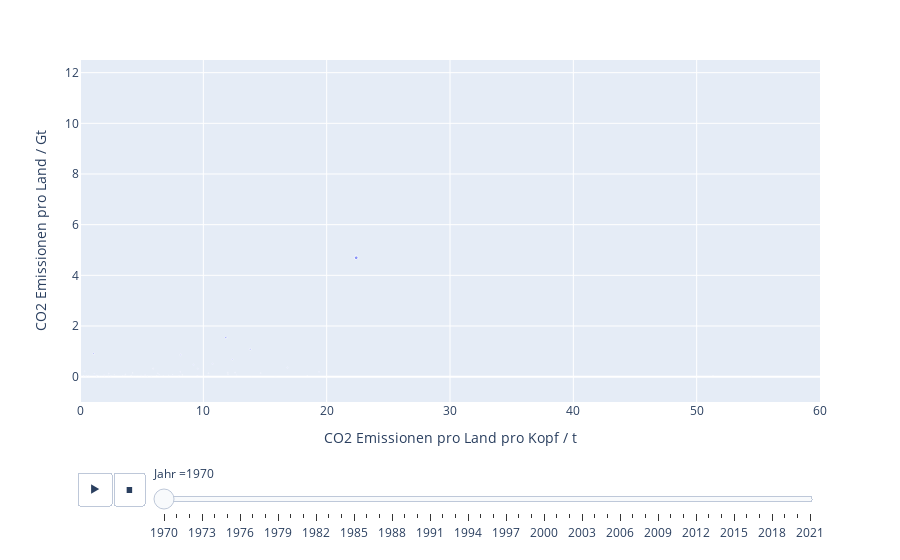

Here is the notebook cell this chart was saved with:
### Code cell
# Create interactive plotly graph with country over capita emissions
dd_countries = emissions_inverted_merged["Country"].unique().tolist()
fig_country_capita = px.scatter(data_frame=emissions_inverted_merged.loc[emissions_inverted_merged["Country"].isin(dd_countries),:], x="emissions_capita",
                    y="emissions_country", size="emissions_cumulated", animation_frame="year", hover_name="Country",
                    labels={"emissions_country": "CO2 Emissionen pro Land / Gt ", "emissions_capita":'CO2 Emissionen pro Land pro Kopf / t ',"year":"Jahr ",
                     "emissions_cumulated":"Kummulierte Emissionen seit 1970 "},
                     )
fig_country_capita.update_layout(yaxis_range=[-1,12.5],xaxis_range=[0,60])
fig_country_capita.show()
emissions_inverted_merged

### Figure 1 — Plotly figure (JSON) as saved in the notebook; plotly's stock layout.template omitted (floating-point values rounded to 4 significant figures; data arrays with more than 128 entries replaced by an {"elided": "..."} marker saying what was removed)
{"data": [{"hovertemplate": "<b>%{hovertext}</b><br><br>Jahr =1970<br>CO2 Emissionen pro Land pro Kopf / t =%{x}<br>CO2 Emissionen pro Land / Gt =%{y}<br>Kummulierte Emissionen seit 1970 =%{marker.size}<extra></extra>", "hovertext": {"elided": "207 str values"}, "legendgroup": "", "marker": {"color": "#636efa", "size": {"elided": "207 float values"}, "sizemode": "area", "sizeref": 0.6765, "symbol": "circle"}, "mode": "markers", "name": "", "orientation": "v", "showlegend": false, "type": "scatter", "x": {"elided": "207 float values"}, "xaxis": "x", "y": {"elided": "207 float values"}, "yaxis": "y"}], "layout": {"legend": {"itemsizing": "constant", "tracegroupgap": 0}, "margin": {"t": 60}, "sliders": [{"active": 0, "currentvalue": {"prefix": "Jahr ="}, "len": 0.9, "pad": {"b": 10, "t": 60}, "steps": [{"args": [["1970"], {"frame": {"duration": 0, "redraw": false}, "fromcurrent": true, "mode": "immediate", "transition": {"duration": 0, "easing": "linear"}}], "label": "1970", "method": "animate"}, {"args": [["1971"], {"frame": {"duration": 0, "redraw": false}, "fromcurrent": true, "mode": "immediate", "transition": {"duration": 0, "easing": "linear"}}], "label": "1971", "method": "animate"}, {"args": [["1972"], {"frame": {"duration": 0, "redraw": false}, "fromcurrent": true, "mode": "immediate", "transition": {"duration": 0, "easing": "linear"}}], "label": "1972", "method": "animate"}, {"args": [["1973"], {"frame": {"duration": 0, "redraw": false}, "fromcurrent": true, "mode": "immediate", "transition": {"duration": 0, "easing": "linear"}}], "label": "1973", "method": "animate"}, {"args": [["1974"], {"frame": {"duration": 0, "redraw": false}, "fromcurrent": true, "mode": "immediate", "transition": {"duration": 0, "easing": "linear"}}], "label": "1974", "method": "animate"}, {"args": [["1975"], {"frame": {"duration": 0, "redraw": false}, "fromcurrent": true, "mode": "immediate", "transition": {"duration": 0, "easing": "linear"}}], "label": "1975", "method": "animate"}, {"args": [["1976"], {"frame": {"duration": 0, "redraw": false}, "fromcurrent": true, "mode": "immediate", "transition": {"duration": 0, "easing": "linear"}}], "label": "1976", "method": "animate"}, {"args": [["1977"], {"frame": {"duration": 0, "redraw": false}, "fromcurrent": true, "mode": "immediate", "transition": {"duration": 0, "easing": "linear"}}], "label": "1977", "method": "animate"}, {"args": [["1978"], {"frame": {"duration": 0, "redraw": false}, "fromcurrent": true, "mode": "immediate", "transition": {"duration": 0, "easing": "linear"}}], "label": "1978", "method": "animate"}, {"args": [["1979"], {"frame": {"duration": 0, "redraw": false}, "fromcurrent": true, "mode": "immediate", "transition": {"duration": 0, "easing": "linear"}}], "label": "1979", "method": "animate"}, {"args": [["1980"], {"frame": {"duration": 0, "redraw": false}, "fromcurrent": true, "mode": "immediate", "transition": {"duration": 0, "easing": "linear"}}], "label": "1980", "method": "animate"}, {"args": [["1981"], {"frame": {"duration": 0, "redraw": false}, "fromcurrent": true, "mode": "immediate", "transition": {"duration": 0, "easing": "linear"}}], "label": "1981", "method": "animate"}, {"args": [["1982"], {"frame": {"duration": 0, "redraw": false}, "fromcurrent": true, "mode": "immediate", "transition": {"duration": 0, "easing": "linear"}}], "label": "1982", "method": "animate"}, {"args": [["1983"], {"frame": {"duration": 0, "redraw": false}, "fromcurrent": true, "mode": "immediate", "transition": {"duration": 0, "easing": "linear"}}], "label": "1983", "method": "animate"}, {"args": [["1984"], {"frame": {"duration": 0, "redraw": false}, "fromcurrent": true, "mode": "immediate", "transition": {"duration": 0, "easing": "linear"}}], "label": "1984", "method": "animate"}, {"args": [["1985"], {"frame": {"duration": 0, "redraw": false}, "fromcurrent": true, "mode": "immediate", "transition": {"duration": 0, "easing": "linear"}}], "label": "1985", "method": "animate"}, {"args": [["1986"], {"frame": {"duration": 0, "redraw": false}, "fromcurrent": true, "mode": "immediate", "transition": {"duration": 0, "easing": "linear"}}], "label": "1986", "method": "animate"}, {"args": [["1987"], {"frame": {"duration": 0, "redraw": false}, "fromcurrent": true, "mode": "immediate", "transition": {"duration": 0, "easing": "linear"}}], "label": "1987", "method": "animate"}, {"args": [["1988"], {"frame": {"duration": 0, "redraw": false}, "fromcurrent": true, "mode": "immediate", "transition": {"duration": 0, "easing": "linear"}}], "label": "1988", "method": "animate"}, {"args": [["1989"], {"frame": {"duration": 0, "redraw": false}, "fromcurrent": true, "mode": "immediate", "transition": {"duration": 0, "easing": "linear"}}], "label": "1989", "method": "animate"}, {"args": [["1990"], {"frame": {"duration": 0, "redraw": false}, "fromcurrent": true, "mode": "immediate", "transition": {"duration": 0, "easing": "linear"}}], "label": "1990", "method": "animate"}, {"args": [["1991"], {"frame": {"duration": 0, "redraw": false}, "fromcurrent": true, "mode": "immediate", "transition": {"duration": 0, "easing": "linear"}}], "label": "1991", "method": "animate"}, {"args": [["1992"], {"frame": {"duration": 0, "redraw": false}, "fromcurrent": true, "mode": "immediate", "transition": {"duration": 0, "easing": "linear"}}], "label": "1992", "method": "animate"}, {"args": [["1993"], {"frame": {"duration": 0, "redraw": false}, "fromcurrent": true, "mode": "immediate", "transition": {"duration": 0, "easing": "linear"}}], "label": "1993", "method": "animate"}, {"args": [["1994"], {"frame": {"duration": 0, "redraw": false}, "fromcurrent": true, "mode": "immediate", "transition": {"duration": 0, "easing": "linear"}}], "label": "1994", "method": "animate"}, {"args": [["1995"], {"frame": {"duration": 0, "redraw": false}, "fromcurrent": true, "mode": "immediate", "transition": {"duration": 0, "easing": "linear"}}], "label": "1995", "method": "animate"}, {"args": [["1996"], {"frame": {"duration": 0, "redraw": false}, "fromcurrent": true, "mode": "immediate", "transition": {"duration": 0, "easing": "linear"}}], "label": "1996", "method": "animate"}, {"args": [["1997"], {"frame": {"duration": 0, "redraw": false}, "fromcurrent": true, "mode": "immediate", "transition": {"duration": 0, "easing": "linear"}}], "label": "1997", "method": "animate"}, {"args": [["1998"], {"frame": {"duration": 0, "redraw": false}, "fromcurrent": true, "mode": "immediate", "transition": {"duration": 0, "easing": "linear"}}], "label": "1998", "method": "animate"}, {"args": [["1999"], {"frame": {"duration": 0, "redraw": false}, "fromcurrent": true, "mode": "immediate", "transition": {"duration": 0, "easing": "linear"}}], "label": "1999", "method": "animate"}, {"args": [["2000"], {"frame": {"duration": 0, "redraw": false}, "fromcurrent": true, "mode": "immediate", "transition": {"duration": 0, "easing": "linear"}}], "label": "2000", "method": "animate"}, {"args": [["2001"], {"frame": {"duration": 0, "redraw": false}, "fromcurrent": true, "mode": "immediate", "transition": {"duration": 0, "easing": "linear"}}], "label": "2001", "method": "animate"}, {"args": [["2002"], {"frame": {"duration": 0, "redraw": false}, "fromcurrent": true, "mode": "immediate", "transition": {"duration": 0, "easing": "linear"}}], "label": "2002", "method": "animate"}, {"args": [["2003"], {"frame": {"duration": 0, "redraw": false}, "fromcurrent": true, "mode": "immediate", "transition": {"duration": 0, "easing": "linear"}}], "label": "2003", "method": "animate"}, {"args": [["2004"], {"frame": {"duration": 0, "redraw": false}, "fromcurrent": true, "mode": "immediate", "transition": {"duration": 0, "easing": "linear"}}], "label": "2004", "method": "animate"}, {"args": [["2005"], {"frame": {"duration": 0, "redraw": false}, "fromcurrent": true, "mode": "immediate", "transition": {"duration": 0, "easing": "linear"}}], "label": "2005", "method": "animate"}, {"args": [["2006"], {"frame": {"duration": 0, "redraw": false}, "fromcurrent": true, "mode": "immediate", "transition": {"duration": 0, "easing": "linear"}}], "label": "2006", "method": "animate"}, {"args": [["2007"], {"frame": {"duration": 0, "redraw": false}, "fromcurrent": true, "mode": "immediate", "transition": {"duration": 0, "easing": "linear"}}], "label": "2007", "method": "animate"}, {"args": [["2008"], {"frame": {"duration": 0, "redraw": false}, "fromcurrent": true, "mode": "immediate", "transition": {"duration": 0, "easing": "linear"}}], "label": "2008", "method": "animate"}, {"args": [["2009"], {"frame": {"duration": 0, "redraw": false}, "fromcurrent": true, "mode": "immediate", "transition": {"duration": 0, "easing": "linear"}}], "label": "2009", "method": "animate"}, {"args": [["2010"], {"frame": {"duration": 0, "redraw": false}, "fromcurrent": true, "mode": "immediate", "transition": {"duration": 0, "easing": "linear"}}], "label": "2010", "method": "animate"}, {"args": [["2011"], {"frame": {"duration": 0, "redraw": false}, "fromcurrent": true, "mode": "immediate", "transition": {"duration": 0, "easing": "linear"}}], "label": "2011", "method": "animate"}, {"args": [["2012"], {"frame": {"duration": 0, "redraw": false}, "fromcurrent": true, "mode": "immediate", "transition": {"duration": 0, "easing": "linear"}}], "label": "2012", "method": "animate"}, {"args": [["2013"], {"frame": {"duration": 0, "redraw": false}, "fromcurrent": true, "mode": "immediate", "transition": {"duration": 0, "easing": "linear"}}], "label": "2013", "method": "animate"}, {"args": [["2014"], {"frame": {"duration": 0, "redraw": false}, "fromcurrent": true, "mode": "immediate", "transition": {"duration": 0, "easing": "linear"}}], "label": "2014", "method": "animate"}, {"args": [["2015"], {"frame": {"duration": 0, "redraw": false}, "fromcurrent": true, "mode": "immediate", "transition": {"duration": 0, "easing": "linear"}}], "label": "2015", "method": "animate"}, {"args": [["2016"], {"frame": {"duration": 0, "redraw": false}, "fromcurrent": true, "mode": "immediate", "transition": {"duration": 0, "easing": "linear"}}], "label": "2016", "method": "animate"}, {"args": [["2017"], {"frame": {"duration": 0, "redraw": false}, "fromcurrent": true, "mode": "immediate", "transition": {"duration": 0, "easing": "linear"}}], "label": "2017", "method": "animate"}, {"args": [["2018"], {"frame": {"duration": 0, "redraw": false}, "fromcurrent": true, "mode": "immediate", "transition": {"duration": 0, "easing": "linear"}}], "label": "2018", "method": "animate"}, {"args": [["2019"], {"frame": {"duration": 0, "redraw": false}, "fromcurrent": true, "mode": "immediate", "transition": {"duration": 0, "easing": "linear"}}], "label": "2019", "method": "animate"}, {"args": [["2020"], {"frame": {"duration": 0, "redraw": false}, "fromcurrent": true, "mode": "immediate", "transition": {"duration": 0, "easing": "linear"}}], "label": "2020", "method": "animate"}, {"args": [["2021"], {"frame": {"duration": 0, "redraw": false}, "fromcurrent": true, "mode": "immediate", "transition": {"duration": 0, "easing": "linear"}}], "label": "2021", "method": "animate"}], "x": 0.1, "xanchor": "left", "y": 0, "yanchor": "top"}], "updatemenus": [{"buttons": [{"args": [null, {"frame": {"duration": 500, "redraw": false}, "fromcurrent": true, "mode": "immediate", "transition": {"duration": 500, "easing": "linear"}}], "label": "&#9654;", "method": "animate"}, {"args": [[null], {"frame": {"duration": 0, "redraw": false}, "fromcurrent": true, "mode": "immediate", "transition": {"duration": 0, "easing": "linear"}}], "label": "&#9724;", "method": "animate"}], "direction": "left", "pad": {"r": 10, "t": 70}, "showactive": false, "type": "buttons", "x": 0.1, "xanchor": "right", "y": 0, "yanchor": "top"}], "xaxis": {"anchor": "y", "domain": [0, 1], "range": [0, 60], "title": {"text": "CO2 Emissionen pro Land pro Kopf / t "}}, "yaxis": {"anchor": "x", "domain": [0, 1], "range": [-1, 12.5], "title": {"text": "CO2 Emissionen pro Land / Gt "}}}}
